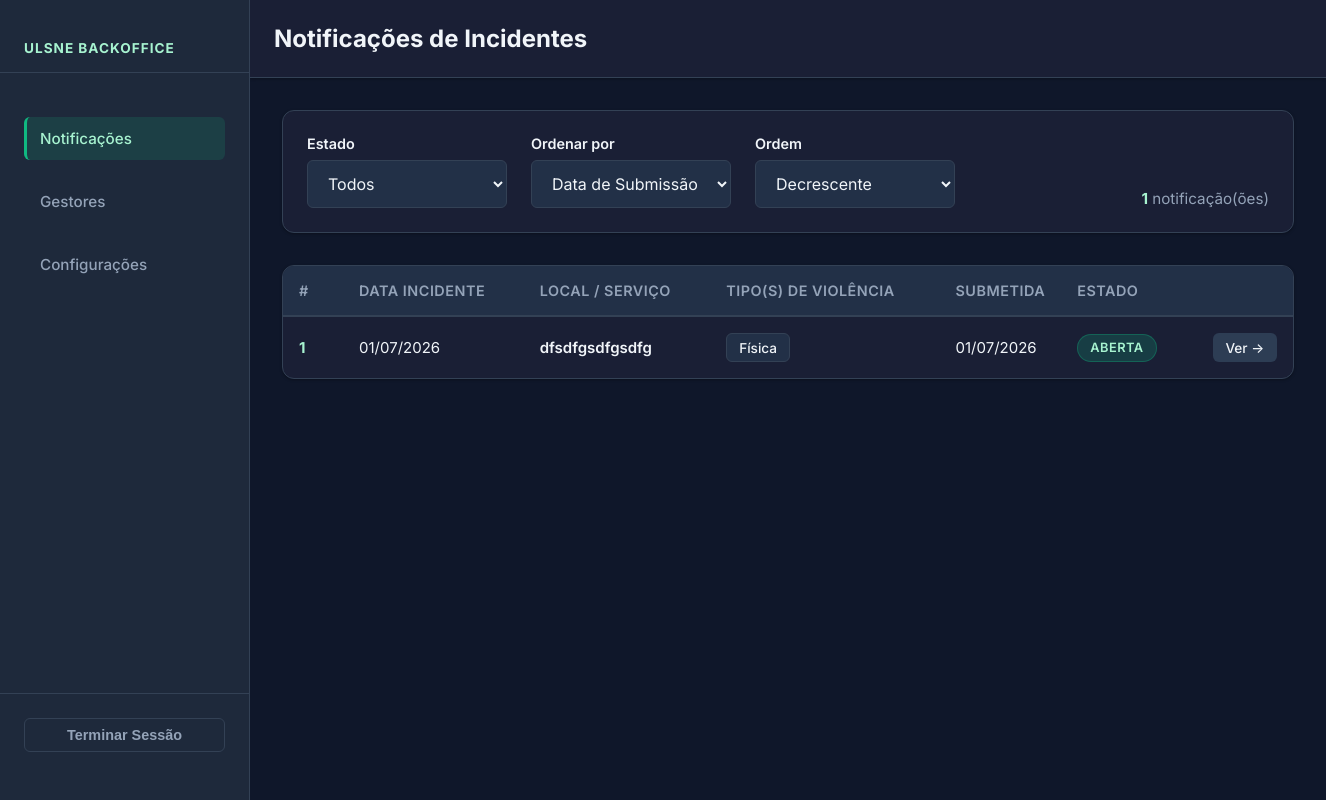
Page /admin/notificacoes (signed in) on the committed database.
### app/models.py (models this page shows)
class Notification(db.Model):
    __tablename__ = 'notifications'
    id = db.Column(db.Integer, primary_key=True)
    token = db.Column(db.String(36), unique=True, nullable=False, default=lambda: str(uuid.uuid4()))
    status = db.Column(db.String(20), nullable=False, default=STATUS_ABERTA)
    data_incidente = db.Column(db.Date, nullable=False)
    hora_incidente = db.Column(db.Time, nullable=True)
    local_incidente = db.Column(db.String(200), nullable=False)
    unidade_local = db.Column(db.String(200), nullable=True)
    servico = db.Column(db.String(200), nullable=True)
    tipos_violencia = db.Column(db.String(200), nullable=False)
    tipo_vitima = db.Column(db.String(50), nullable=False)
    categoria_profissional = db.Column(db.String(100), nullable=True)
    tipo_perpetrador = db.Column(db.String(50), nullable=False)
    descricao = db.Column(db.Text, nullable=False)
    testemunhas = db.Column(db.Text, nullable=True)
    medidas_tomadas = db.Column(db.Text, nullable=True)
    impacto = db.Column(db.Text, nullable=True)
    created_at = db.Column(db.DateTime, default=datetime.utcnow)
    updated_at = db.Column(db.DateTime, default=datetime.utcnow, onupdate=datetime.utcnow)
    comments = db.relationship('Comment', backref='notification', lazy=True, order_by='Comment.created_at')
    @property
    def status_label(self):
        return STATUS_LABELS.get(self.status, self.status)
    @property
    def tipos_violencia_list(self):
        return [t.strip() for t in self.tipos_violencia.split(',') if t.strip()]
    @property
    def tipos_violencia_labels(self):
        mapping = dict(TIPOS_VIOLENCIA)
        return [mapping.get(t, t) for t in self.tipos_violencia_list]

### app/routes/backoffice.py (the view)
@bp.route('/notificacoes')
@login_required
def notifications():
    status_filter = request.args.get('status', '')
    sort = request.args.get('sort', 'created_at')
    order = request.args.get('order', 'desc')
    query = Notification.query
    if status_filter:
        query = query.filter_by(status=status_filter)
    col = getattr(Notification, sort, Notification.created_at)
    if order == 'asc':
        query = query.order_by(col.asc())
    else:
        query = query.order_by(col.desc())
    notifications = query.all()
    return render_template(
        'admin/notifications.html',
        notifications=notifications,
        status_filter=status_filter,
        sort=sort,
        order=order,
        status_labels=STATUS_LABELS,
    )

### app/__init__.py (called while the page is built)
@login_manager.user_loader
def load_user(user_id):
    return User.query.get(int(user_id))

def create_app():
    app = Flask(__name__, instance_relative_config=True)
    app.config.from_object(Config)
    db.init_app(app)
    login_manager.init_app(app)
    csrf.init_app(app)
    from .routes.public import bp as public_bp
    from .routes.auth import bp as auth_bp
    from .routes.backoffice import bp as backoffice_bp
    from .routes.users import bp as users_bp
    from .routes.settings import bp as settings_bp
    app.register_blueprint(public_bp)
    app.register_blueprint(auth_bp)
    app.register_blueprint(backoffice_bp)
    app.register_blueprint(users_bp)
    app.register_blueprint(settings_bp)
    from datetime import datetime
    @app.context_processor
    def inject_now():
        return {'now': datetime.utcnow()}
    with app.app_context():
        db.create_all()
        _seed_admin()
    return app

### app/templates/admin/notifications.html (shortened to what this page needs)
{% extends "admin/base_admin.html" %}
{% block topbar %}
  <h2 class="topbar-title">Notificações de Incidentes</h2>
{% endblock %}
{% block content %}
<div class="toolbar">
  <form method="GET" class="filter-form">
    <div class="filter-group">
      <label>Estado</label>
      <select name="status" class="form-control select" onchange="this.form.submit()">
        <option value="">Todos</option>
      </select>
    </div>
    <div class="filter-group">
      <label>Ordenar por</label>
      <select name="sort" class="form-control select" onchange="this.form.submit()">
        <option value="created_at" {% if sort == 'created_at' %}selected{% endif %}>Data de Submissão</option>
      </select>
    </div>
    <div class="filter-group">
      <label>Ordem</label>
      <select name="order" class="form-control select" onchange="this.form.submit()">
        <option value="desc" {% if order == 'desc' %}selected{% endif %}>Decrescente</option>
      </select>
    </div>
  </form>
  <div class="toolbar-count">
    <strong>{{ notifications | length }}</strong> notificação(ões)
  </div>
</div>
{% if notifications %}
<div class="table-wrapper">
  <table class="data-table">
    <thead>
      <tr>
        <th>#</th>
        <th>Data Incidente</th>
        <th>Local / Serviço</th>
        <th>Tipo(s) de Violência</th>
        <th>Submetida</th>
        <th>Estado</th>
        <th></th>
      </tr>
    </thead>
    <tbody>
      {% for n in notifications %}
      <tr class="table-row" onclick="window.location='{{ url_for('backoffice.notification_detail', notif_id=n.id) }}'">
        <td class="col-id">{{ n.id }}</td>
        <td>{{ n.data_incidente.strftime('%d/%m/%Y') }}</td>
        <td>
          <span class="local-main">{{ n.local_incidente }}</span>
        </td>
        <td>
          <div class="tag-list-sm">
            {% for t in n.tipos_violencia_labels %}<span class="tag-sm">{{ t }}</span>{% endfor %}
          </div>
        </td>
        <td class="col-date">{{ n.created_at.strftime('%d/%m/%Y') }}</td>
        <td><span class="badge badge-{{ n.status }}">{{ n.status_label }}</span></td>
        <td class="col-action">
          <a href="{{ url_for('backoffice.notification_detail', notif_id=n.id) }}" class="btn-table-action" onclick="event.stopPropagation()">Ver →</a>
        </td>
      </tr>
      {% endfor %}
    </tbody>
  </table>
</div>
{% endif %}
{% endblock %}

### app/static/css/admin.css (style rules this page uses)
:root { --bg: #0f172a; --sidebar: #1e293b; --sidebar-hover: #334155; --sidebar-active: #0d9488; --surface: #1a1f35; --surface-2: #223047; --surface-3: #2d3d54; --border: #334155; --text: #f1f5f9; --text-muted: #94a3b8; --text-dim: #64748b; --green: #10b981; --green-dark: #059669; --green-light: #a7f3d0; --blue: #3b82f6; --blue-dark: #1e40af; --gold: #f59e0b; --red: #ef4444; --red-dim: rgba(239, 68, 68, 0.15); --shadow: 0 1px 3px 0 rgba(0, 0, 0, 0.3); --shadow-md: 0 4px 6px -1px rgba(0, 0, 0, 0.3); --shadow-lg: 0 10px 15px -3px rgba(0, 0, 0, 0.3); --radius: 12px; --radius-sm: 6px; --sidebar-w: 250px; --font-display: 'Inter', sans-serif; --font-body: 'Inter', -apple-system, BlinkMacSystemFont, 'Segoe UI', sans-serif; --font-mono: 'SF Mono', Consolas, 'Courier New', monospace; }
* { box-sizing: border-box; margin: 0; padding: 0; }
html { color-scheme: dark; scroll-behavior: smooth; -webkit-font-smoothing: antialiased; -moz-osx-font-smoothing: grayscale; }
body { font-family: var(--font-body); font-size: 15px; color: var(--text); background: var(--bg); min-height: 100vh; }
.admin-layout { display: flex; min-height: 100vh; }
.topbar-title { font-size: 1.5rem; font-weight: 700; flex: 1; }
.table-wrapper { background: var(--surface); border: 1px solid var(--border); border-radius: var(--radius); overflow-x: auto; box-shadow: var(--shadow); }
.data-table { width: 100%; border-collapse: collapse; }
.data-table thead { background: var(--surface-2); border-bottom: 2px solid var(--border); }
.data-table th { padding: 1rem; text-align: left; font-weight: 600; font-size: 0.9rem; letter-spacing: 0.5px; text-transform: uppercase; color: var(--text-muted); }
.data-table td { padding: 1rem; border-bottom: 1px solid var(--border); }
.data-table tbody tr { transition: background 0.2s; }
.data-table tbody tr:last-child td { border-bottom: none; }
.col-id { font-weight: 700; color: var(--green-light); width: 60px; }
.col-date { white-space: nowrap; width: 120px; }
.col-action { text-align: center; white-space: nowrap; width: 100px; }
.local-main { display: block; font-weight: 600; color: var(--text); }
.tag-list-sm { display: flex; flex-wrap: wrap; gap: 0.5rem; }
.tag-sm { display: inline-block; padding: 0.25rem 0.5rem; background: rgba(16, 185, 129, 0.15); color: var(--green-light); border: 1px solid rgba(16, 185, 129, 0.3); border-radius: 3px; font-size: 0.75rem; font-weight: 500; white-space: nowrap; }
.table-row { cursor: pointer; }
.toolbar { background: var(--surface); border: 1px solid var(--border); border-radius: var(--radius); padding: 1.5rem; display: flex; gap: 2rem; align-items: flex-end; margin-bottom: 2rem; box-shadow: var(--shadow); }
.filter-form { display: flex; gap: 1.5rem; flex-wrap: wrap; flex: 1; }
.filter-group { display: flex; flex-direction: column; min-width: 200px; }
.filter-group label { font-weight: 600; color: var(--text); margin-bottom: 0.5rem; font-size: 0.9rem; }
.filter-group .form-control { margin: 0; }
.toolbar-count { color: var(--text-muted); font-size: 0.95rem; }
.toolbar-count strong { color: var(--green-light); font-weight: 700; }
.badge-aberta { background: rgba(16, 185, 129, 0.2); color: var(--green-light); border: 1px solid rgba(16, 185, 129, 0.4); }
.btn-table-action { padding: 0.4rem 0.8rem; background: var(--surface-3); color: var(--text); border: none; border-radius: var(--radius-sm); cursor: pointer; text-decoration: none; font-size: 0.85rem; font-weight: 500; transition: all 0.2s; display: inline-block; margin-left: 0.5rem; }
.form-control { padding: 0.75rem 1rem; background: var(--surface-2); border: 1px solid var(--border); border-radius: var(--radius-sm); color: var(--text); font-family: var(--font-body); font-size: 1rem; transition: all 0.2s; }
.badge { display: inline-block; padding: 0.35rem 0.75rem; border-radius: 2rem; font-size: 0.8rem; font-weight: 600; text-transform: uppercase; letter-spacing: 0.5px; }
.badge-aberta { background: rgba(16, 185, 129, 0.2); color: var(--green-light); border: 1px solid rgba(16, 185, 129, 0.3); }
.tag-sm { display: inline-block; padding: 0.35rem 0.75rem; background: var(--surface-2); color: var(--text); border: 1px solid var(--border); border-radius: var(--radius-sm); font-size: 0.85rem; font-weight: 500; }

### rows in the picture
Notification: id "1", data_incidente "01/07/2026", local_incidente "dfsdfgsdfgsdfg", tipos_violencia_labels "Física", created_at "01/07/2026", status_label "ABERTA"

### other values in the picture
{{ notifications | length }} "1"
